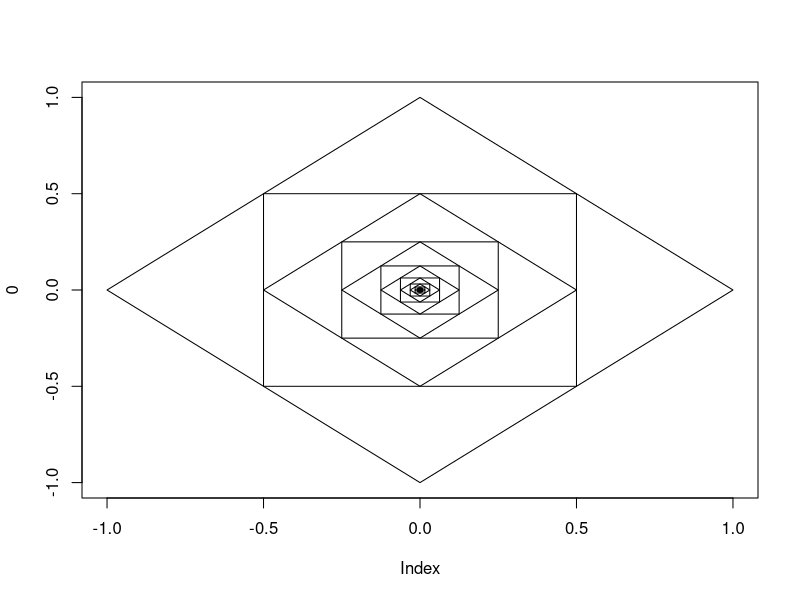
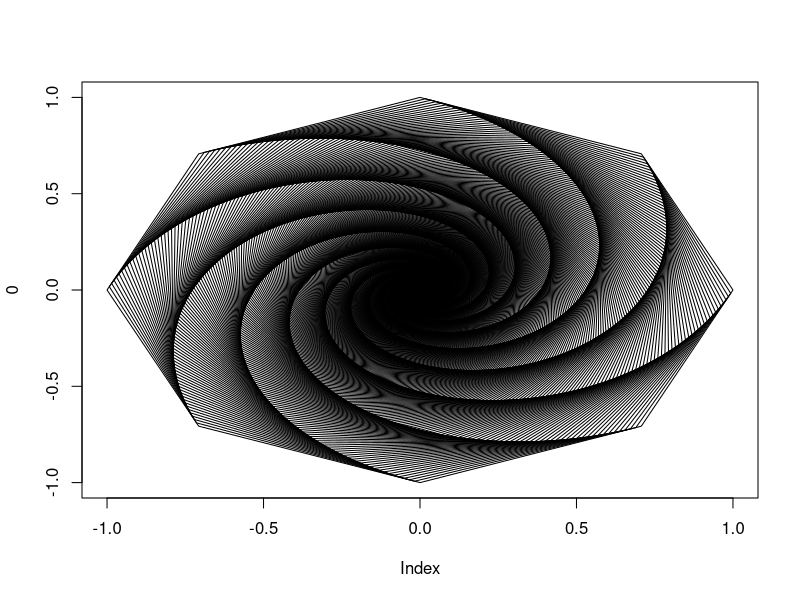
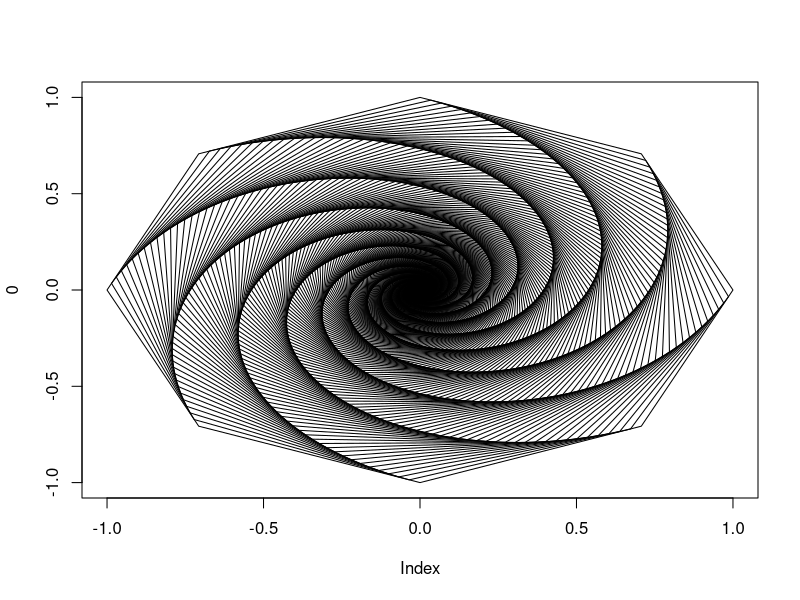
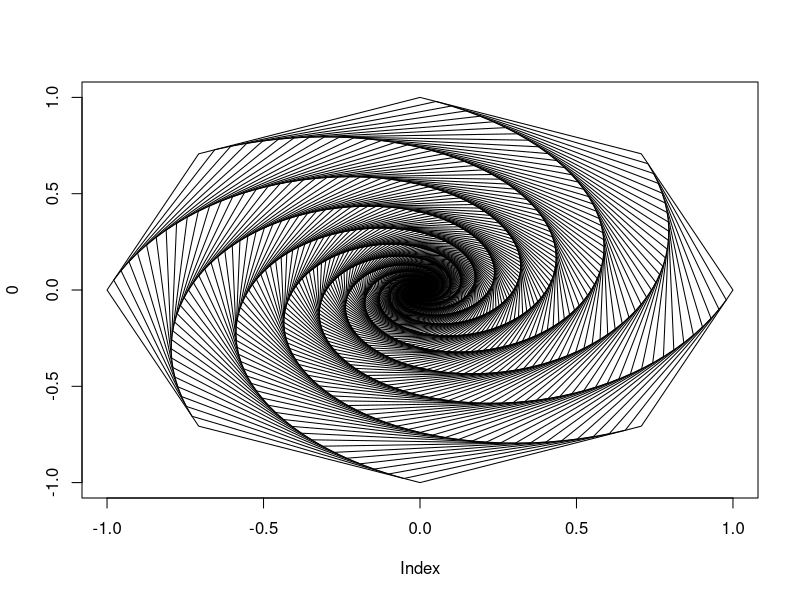
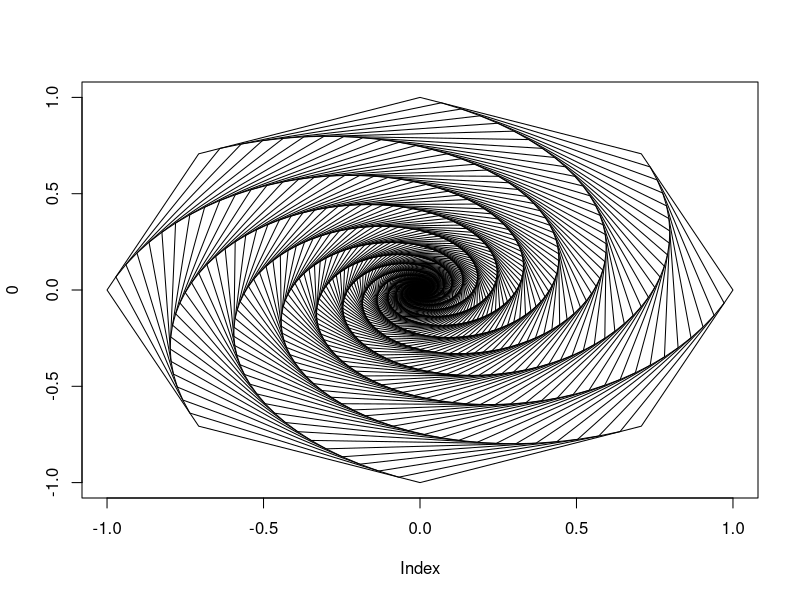
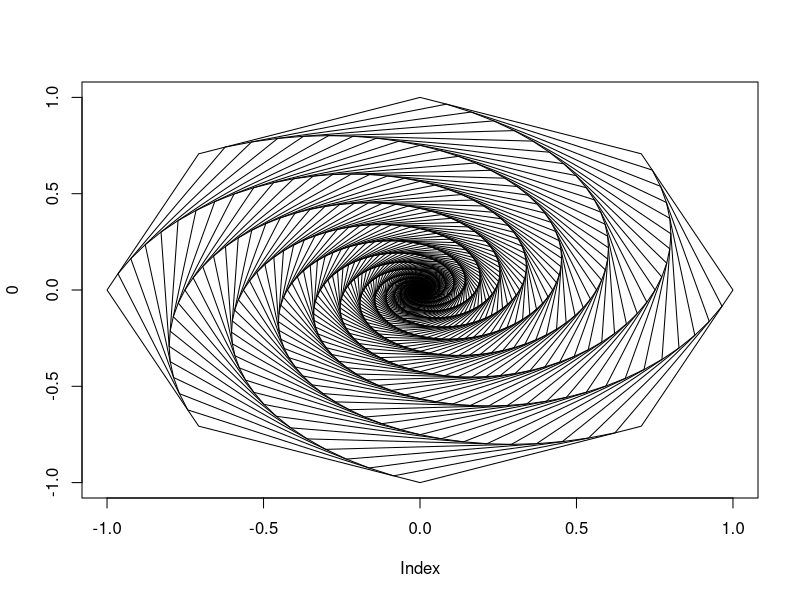
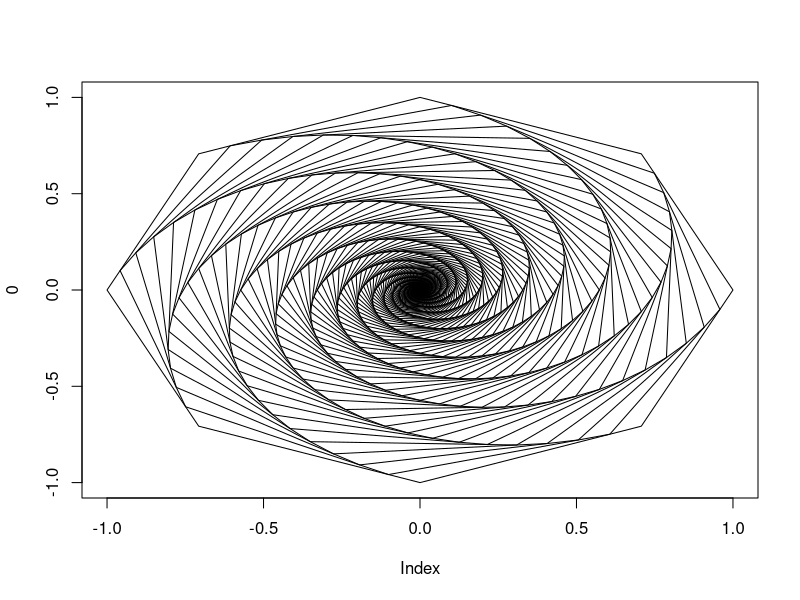
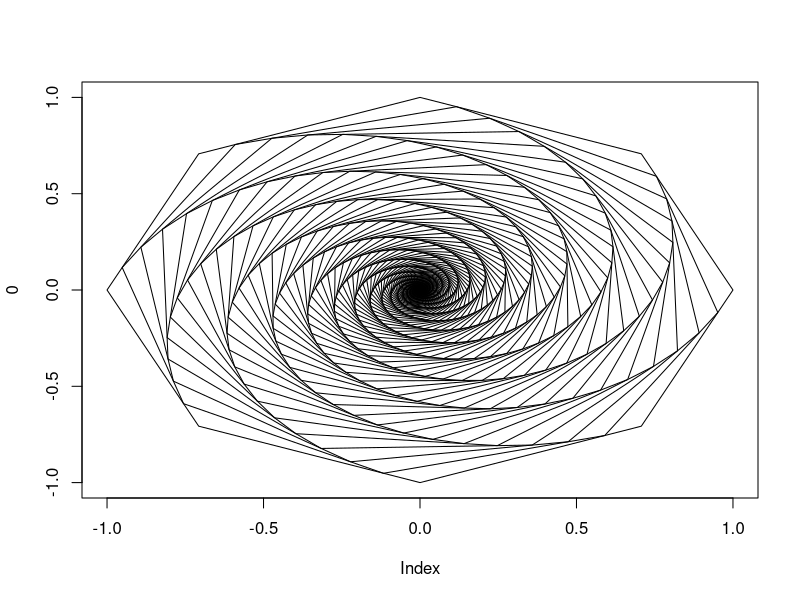

These charts were generated, in order, by the following R code:
spiral = function(nsides, theta, reps = 50){
    rad = pi/180

    total_angle = 180 * (nsides - 2)
    tau = total_angle / nsides

    poly = matrix(0, nsides, 2)
    for (i in 1:nsides)
        poly[i,] = c(cos((180-tau)*(i-1)*rad), sin((180-tau)*(i-1)*rad))

    plot(0, type='n', xlim=c(-1.0, 1.0), ylim=c(-1, 1))
    polygon(poly)

    # create rotational matrix
    rotate = matrix(c(cos(theta*rad), sin(theta*rad), -sin(theta*rad), cos(theta*rad)), 2, 2)

    # compute scale
    scale = sin(tau/2*rad)/ sin((180-theta-tau/2)*rad)

    # iterate downward
    for (i in 1:reps){
        poly = scale * poly %*% rotate
        polygon(poly)
        }
    }

spiral(4, 45, 1000)

x = 8
for (i in 1:(180/x*2-1))
    spiral(x, i, 1000)
